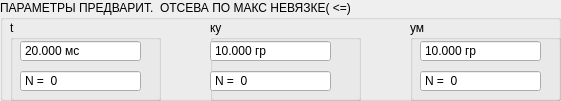
   <widget class="QGroupBox" name="groupBox_3">
    <property name="geometry">
     <rect>
      <x>20</x>
      <y>280</y>
      <width>561</width>
      <height>101</height>
     </rect>
    </property>
    <property name="title">
     <string>ПАРАМЕТРЫ ПРЕДВАРИТ.  ОТСЕВА ПО МАКС НЕВЯЗКЕ( &lt;=)</string>
    </property>
    <widget class="QGroupBox" name="groupBox_t">
     <property name="geometry">
      <rect>
       <x>10</x>
       <y>20</y>
       <width>151</width>
       <height>81</height>
      </rect>
     </property>
     <property name="title">
      <string>t</string>
     </property>
     <widget class="QDoubleSpinBox" name="doubleSpinBox_44">
      <property name="geometry">
       <rect>
        <x>10</x>
        <y>20</y>
        <width>121</width>
        <height>22</height>
       </rect>
      </property>
      <property name="buttonSymbols">
       <enum>QAbstractSpinBox::NoButtons</enum>
      </property>
      <property name="prefix">
       <string/>
      </property>
      <property name="suffix">
       <string> мс</string>
      </property>
      <property name="decimals">
       <number>3</number>
      </property>
      <property name="minimum">
       <double>0.000000000000000</double>
      </property>
      <property name="maximum">
       <double>1000000.000000000000000</double>
      </property>
      <property name="singleStep">
       <double>0.100000000000000</double>
      </property>
      <property name="value">
       <double>20.000000000000000</double>
      </property>
     </widget>
     <widget class="QDoubleSpinBox" name="doubleSpinBox_46">
      <property name="geometry">
       <rect>
        <x>10</x>
        <y>50</y>
        <width>121</width>
        <height>22</height>
       </rect>
      </property>
      <property name="readOnly">
       <bool>true</bool>
      </property>
      <property name="buttonSymbols">
       <enum>QAbstractSpinBox::NoButtons</enum>
      </property>
      <property name="prefix">
       <string>N =  </string>
      </property>
      <property name="suffix">
       <string/>
      </property>
      <property name="decimals">
       <number>0</number>
      </property>
      <property name="minimum">
       <double>0.000000000000000</double>
      </property>
      <property name="maximum">
       <double>1000000.000000000000000</double>
      </property>
      <property name="singleStep">
       <double>0.100000000000000</double>
      </property>
      <property name="value">
       <double>0.000000000000000</double>
      </property>
     </widget>
    </widget>
    <widget class="QGroupBox" name="groupBox_ku">
     <property name="geometry">
      <rect>
       <x>210</x>
       <y>20</y>
       <width>151</width>
       <height>81</height>
      </rect>
     </property>
     <property name="title">
      <string>ку</string>
     </property>
     <widget class="QDoubleSpinBox" name="doubleSpinBox_47">
      <property name="geometry">
       <rect>
        <x>0</x>
        <y>50</y>
        <width>121</width>
        <height>22</height>
       </rect>
      </property>
      <property name="readOnly">
       <bool>true</bool>
      </property>
      <property name="buttonSymbols">
       <enum>QAbstractSpinBox::NoButtons</enum>
      </property>
      <property name="prefix">
       <string>N =  </string>
      </property>
      <property name="suffix">
       <string/>
      </property>
      <property name="decimals">
       <number>0</number>
      </property>
      <property name="minimum">
       <double>0.000000000000000</double>
      </property>
      <property name="maximum">
       <double>1000000.000000000000000</double>
      </property>
      <property name="singleStep">
       <double>0.100000000000000</double>
      </property>
      <property name="value">
       <double>0.000000000000000</double>
      </property>
     </widget>
     <widget class="QDoubleSpinBox" name="doubleSpinBox_42">
      <property name="geometry">
       <rect>
        <x>0</x>
        <y>20</y>
        <width>121</width>
        <height>22</height>
       </rect>
      </property>
      <property name="buttonSymbols">
       <enum>QAbstractSpinBox::NoButtons</enum>
      </property>
      <property name="prefix">
       <string/>
      </property>
      <property name="suffix">
       <string> гр</string>
      </property>
      <property name="decimals">
       <number>3</number>
      </property>
      <property name="minimum">
       <double>0.000000000000000</double>
      </property>
      <property name="maximum">
       <double>1000000.000000000000000</double>
      </property>
      <property name="singleStep">
       <double>0.100000000000000</double>
      </property>
      <property name="value">
       <double>10.000000000000000</double>
      </property>
     </widget>
    </widget>
    <widget class="QGroupBox" name="groupBox_um">
     <property name="geometry">
      <rect>
       <x>410</x>
       <y>20</y>
       <width>151</width>
       <height>81</height>
      </rect>
     </property>
     <property name="title">
      <string>ум</string>
     </property>
     <widget class="QDoubleSpinBox" name="doubleSpinBox_48">
      <property name="geometry">
       <rect>
        <x>10</x>
        <y>50</y>
        <width>121</width>
        <height>22</height>
       </rect>
      </property>
      <property name="readOnly">
       <bool>true</bool>
      </property>
      <property name="buttonSymbols">
       <enum>QAbstractSpinBox::NoButtons</enum>
      </property>
      <property name="prefix">
       <string>N =  </string>
      </property>
      <property name="suffix">
       <string/>
      </property>
      <property name="decimals">
       <number>0</number>
      </property>
      <property name="minimum">
       <double>0.000000000000000</double>
      </property>
      <property name="maximum">
       <double>1000000.000000000000000</double>
      </property>
      <property name="singleStep">
       <double>0.100000000000000</double>
      </property>
      <property name="value">
       <double>0.000000000000000</double>
      </property>
     </widget>
     <widget class="QDoubleSpinBox" name="doubleSpinBox_43">
      <property name="geometry">
       <rect>
        <x>10</x>
        <y>20</y>
        <width>121</width>
        <height>22</height>
       </rect>
      </property>
      <property name="buttonSymbols">
       <enum>QAbstractSpinBox::NoButtons</enum>
      </property>
      <property name="prefix">
       <string/>
      </property>
      <property name="suffix">
       <string> гр</string>
      </property>
      <property name="decimals">
       <number>3</number>
      </property>
      <property name="minimum">
       <double>0.000000000000000</double>
      </property>
      <property name="maximum">
       <double>1000000.000000000000000</double>
      </property>
      <property name="singleStep">
       <double>0.100000000000000</double>
      </property>
      <property name="value">
       <double>10.000000000000000</double>
      </property>
     </widget>
    </widget>
   </widget>
